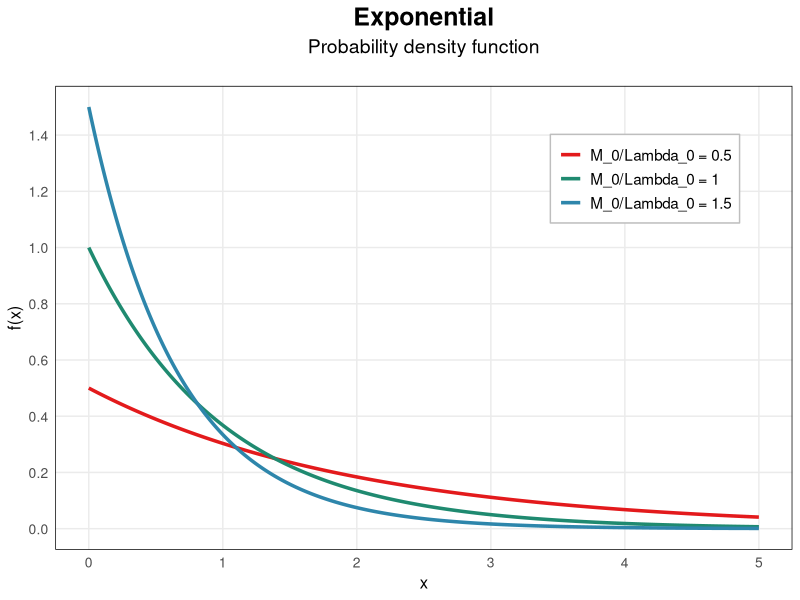
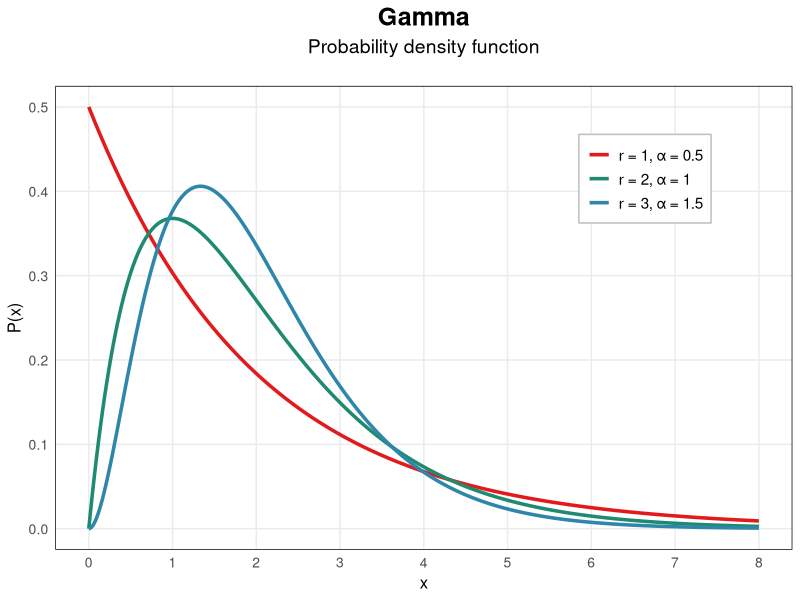
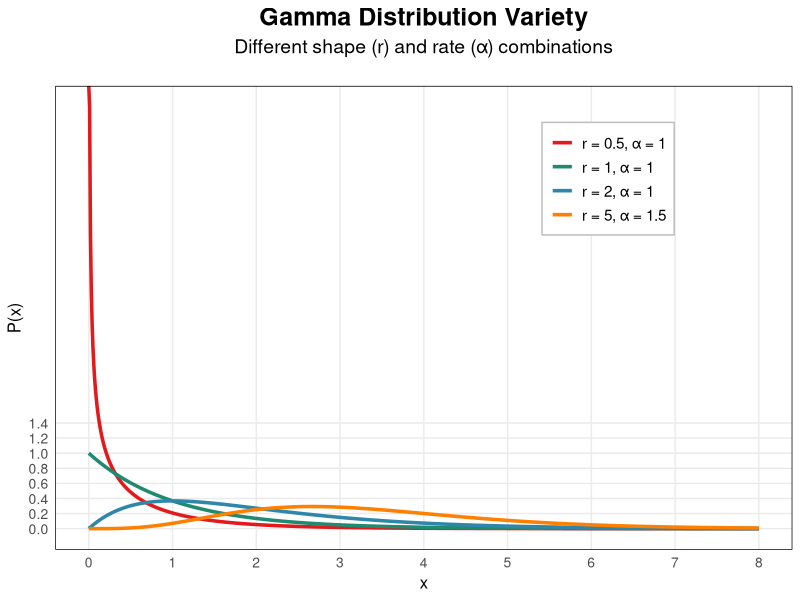

Source code (R) for these figures, in order:
# Load required libraries
library(ggplot2)

# Define the range of x values
x <- seq(0, 5, by = 0.01)

# Define lambda values
lambda_values <- c(0.5, 1.0, 1.5)

# Create data frame for plotting
plot_data <- data.frame()

for (lambda in lambda_values) {
  # Calculate exponential PDF: f(x) = λ * exp(-λ * x)
  pdf_values <- lambda * exp(-lambda * x)
  
  temp_data <- data.frame(
    x = x,
    pdf = pdf_values,
    lambda = factor(paste0("M_0/Lambda_0 = ", lambda))
  )
  
  plot_data <- rbind(plot_data, temp_data)
}

# Create the plot
p <- ggplot(plot_data, aes(x = x, y = pdf, color = lambda)) +
  geom_line(size = 1.2) +
  
  # Customize colors to match original
  scale_color_manual(values = c("#E31A1C", "#1F8A70", "#2E86AB")) +
  
  # Labels and title
  labs(
    title = "Exponential",
    subtitle = "Probability density function",
    x = "x",
    y = "f(x)",
    color = NULL
  ) +
  
  # Theme customizations
  theme_minimal() +
  theme(
    plot.title = element_text(size = 18, face = "bold", hjust = 0.5),
    plot.subtitle = element_text(size = 14, hjust = 0.5, margin = margin(b = 20)),
    axis.title = element_text(size = 12),
    axis.text = element_text(size = 10),
    legend.text = element_text(size = 11),
    legend.position = c(0.8, 0.8),
    legend.background = element_rect(fill = "white", color = "gray", size = 0.5),
    legend.margin = margin(6, 6, 6, 6),
    panel.grid.minor = element_blank(),
    panel.border = element_rect(color = "black", fill = NA, size = 0.5)
  ) +
  
  # Set axis limits to match original
  xlim(0, 5) +
  ylim(0, 1.5) +
  
  # Add axis breaks
  scale_x_continuous(breaks = seq(0, 5, 1), limits = c(0, 5)) +
  scale_y_continuous(breaks = seq(0, 1.4, 0.2), limits = c(0, 1.5))

# Display the plot
print(p)



# Define the range of x values
x <- seq(0, 8, by = 0.01)

# Define parameter combinations (shape r, rate α)
# Using different combinations to show variety of gamma distribution shapes
param_combinations <- list(
  list(r = 1, alpha = 0.5),    # Exponential-like (r=1)
  list(r = 2, alpha = 1.0),    # More bell-shaped
  list(r = 3, alpha = 1.5)     # Even more bell-shaped
)

# Create data frame for plotting
plot_data <- data.frame()

for (params in param_combinations) {
  r <- params$r
  alpha <- params$alpha
  
  # Calculate gamma PDF using shape-rate parameterization:
  # f(x) = (α^r / Γ(r)) * x^(r-1) * exp(-αx)
  # In R, dgamma uses shape and rate parameters
  pdf_values <- dgamma(x, shape = r, rate = alpha)
  
  temp_data <- data.frame(
    x = x,
    pdf = pdf_values,
    params = factor(paste0("r = ", r, ", α = ", alpha))
  )
  
  plot_data <- rbind(plot_data, temp_data)
}

# Create the plot
p <- ggplot(plot_data, aes(x = x, y = pdf, color = params)) +
  geom_line(size = 1.2) +
  
  # Customize colors
  scale_color_manual(values = c("#E31A1C", "#1F8A70", "#2E86AB")) +
  
  # Labels and title
  labs(
    title = "Gamma",
    subtitle = "Probability density function",
    x = "x",
    y = "P(x)",
    color = NULL
  ) +
  
  # Theme customizations
  theme_minimal() +
  theme(
    plot.title = element_text(size = 18, face = "bold", hjust = 0.5),
    plot.subtitle = element_text(size = 14, hjust = 0.5, margin = margin(b = 20)),
    axis.title = element_text(size = 12),
    axis.text = element_text(size = 10),
    legend.text = element_text(size = 11),
    legend.position = c(0.8, 0.8),
    legend.background = element_rect(fill = "white", color = "gray", size = 0.5),
    legend.margin = margin(6, 6, 6, 6),
    panel.grid.minor = element_blank(),
    panel.border = element_rect(color = "black", fill = NA, size = 0.5)
  ) +
  
  # Set axis limits
  xlim(0, 8) +
  ylim(0, NA) +
  
  # Add axis breaks
  scale_x_continuous(breaks = seq(0, 8, 1), limits = c(0, 8)) +
  scale_y_continuous(breaks = seq(0, 1, 0.1))

# Display the plot
print(p)

# Alternative version with different parameter combinations to show variety
plot_data_variety <- data.frame()

param_variety <- list(
  list(r = 0.5, alpha = 1),    # Decreasing function
  list(r = 1, alpha = 1),      # Exponential (special case)
  list(r = 2, alpha = 1),      # Chi-squared-like
  list(r = 5, alpha = 1.5)     # More symmetric, bell-shaped
)

for (params in param_variety) {
  r <- params$r
  alpha <- params$alpha
  
  pdf_values <- dgamma(x, shape = r, rate = alpha)
  
  temp_data <- data.frame(
    x = x,
    pdf = pdf_values,
    params = factor(paste0("r = ", r, ", α = ", alpha))
  )
  
  plot_data_variety <- rbind(plot_data_variety, temp_data)
}

p_variety <- ggplot(plot_data_variety, aes(x = x, y = pdf, color = params)) +
  geom_line(size = 1.2) +
  scale_color_manual(values = c("#E31A1C", "#1F8A70", "#2E86AB", "#FF7F00")) +
  labs(
    title = "Gamma Distribution Variety",
    subtitle = "Different shape (r) and rate (α) combinations",
    x = "x",
    y = "P(x)",
    color = NULL
  ) +
  theme_minimal() +
  theme(
    plot.title = element_text(size = 18, face = "bold", hjust = 0.5),
    plot.subtitle = element_text(size = 14, hjust = 0.5, margin = margin(b = 20)),
    axis.title = element_text(size = 12),
    axis.text = element_text(size = 10),
    legend.text = element_text(size = 11),
    legend.position = c(0.75, 0.8),
    legend.background = element_rect(fill = "white", color = "gray", size = 0.5),
    legend.margin = margin(6, 6, 6, 6),
    panel.grid.minor = element_blank(),
    panel.border = element_rect(color = "black", fill = NA, size = 0.5)
  ) +
  xlim(0, 8) +
  scale_x_continuous(breaks = seq(0, 8, 1), limits = c(0, 8)) +
  scale_y_continuous(breaks = seq(0, 1.5, 0.2))

print(p_variety)

# LaTeX version (uncomment if you have latex2exp package)
# library(latex2exp)
# 
# plot_data_latex <- data.frame()
# 
# for (i in seq_along(param_combinations)) {
#   params <- param_combinations[[i]]
#   r <- params$r
#   alpha <- params$alpha
#   
#   pdf_values <- dgamma(x, shape = r, rate = alpha)
#   
#   temp_data <- data.frame(
#     x = x,
#     pdf = pdf_values,
#     params = factor(paste0("combo_", i))
#   )
#   
#   plot_data_latex <- rbind(plot_data_latex, temp_data)
# }
# 
# p_latex <- ggplot(plot_data_latex, aes(x = x, y = pdf, color = params)) +
#   geom_line(size = 1.2) +
#   scale_color_manual(
#     values = c("#E31A1C", "#1F8A70", "#2E86AB"),
#     labels = c(
#       TeX("$r = 1, \\alpha = 0.5$"),
#       TeX("$r = 2, \\alpha = 1.0$"),
#       TeX("$r = 3, \\alpha = 1.5$")
#     )
#   ) +
#   labs(
#     title = "Gamma",
#     subtitle = "Probability density function",
#     x = "x",
#     y = "P(x)",
#     color = NULL
#   ) +
#   theme_minimal() +
#   theme(
#     plot.title = element_text(size = 18, face = "bold", hjust = 0.5),
#     plot.subtitle = element_text(size = 14, hjust = 0.5, margin = margin(b = 20)),
#     axis.title = element_text(size = 12),
#     axis.text = element_text(size = 10),
#     legend.text = element_text(size = 11),
#     legend.position = c(0.8, 0.8),
#     legend.background = element_rect(fill = "white", color = "gray", size = 0.5),
#     legend.margin = margin(6, 6, 6, 6),
#     panel.grid.minor = element_blank(),
#     panel.border = element_rect(color = "black", fill = NA, size = 0.5)
#   ) +
#   xlim(0, 8) +
#   scale_x_continuous(breaks = seq(0, 8, 1), limits = c(0, 8))
# 
# print(p_latex)